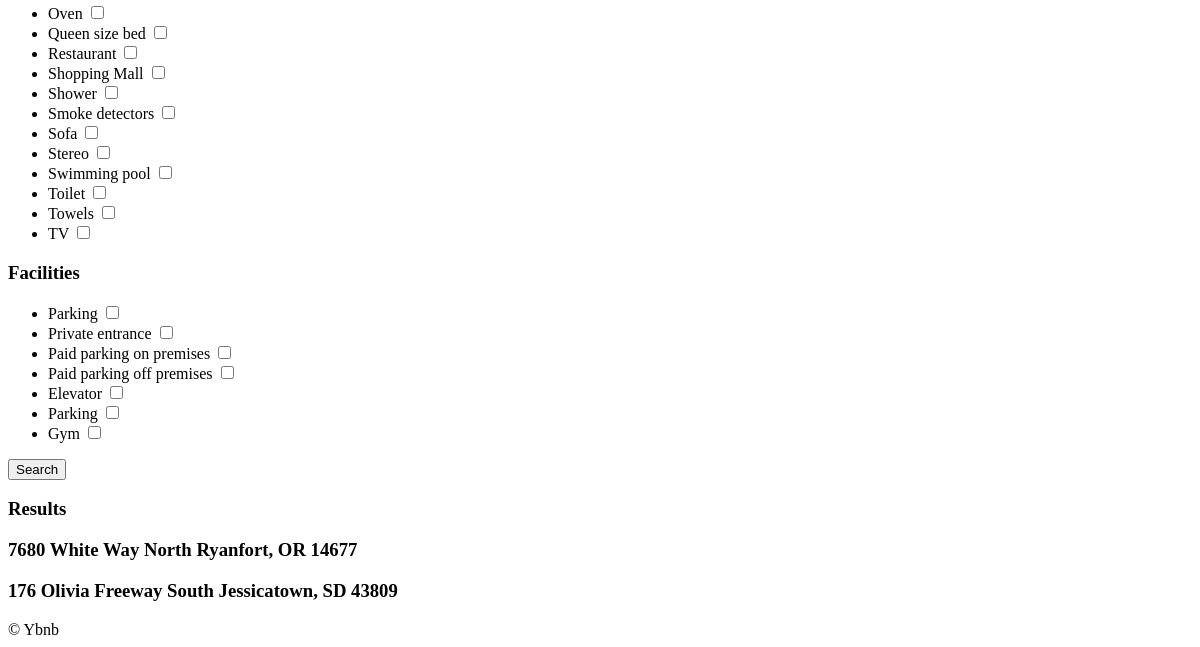
/rooms/search/ (lower part), run on an earlier commit of the app's database.
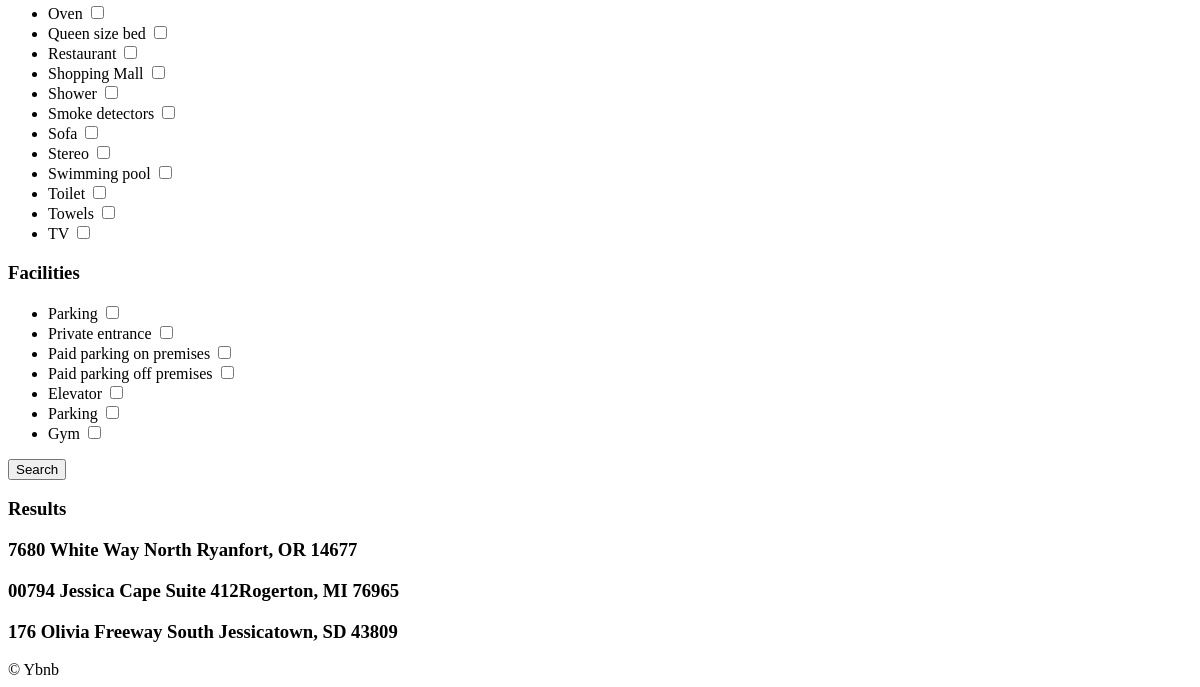
And on a later commit of the database.
### rooms/models.py (models this page shows, shortened)
class AbstractItem(core_models.TimeStampedModel):
    name = models.CharField(max_length=80)
    class Meta:
        abstract = True

class Amenity(AbstractItem):
    class Meta:
        verbose_name_plural = "Amenities"

class Facility(AbstractItem):
    class Meta:
        verbose_name_plural = "Facilities"

class Room(core_models.TimeStampedModel):
    name = models.CharField(max_length=140)
    description = models.TextField()
    country = CountryField()
    city = models.CharField(max_length=80)
    price = models.IntegerField()
    address = models.CharField(max_length=140)
    guests = models.IntegerField()
    beds = models.IntegerField()
    bedrooms = models.IntegerField()
    baths = models.IntegerField()
    check_in = models.TimeField()
    check_out = models.TimeField()
    instant_book = models.BooleanField(default=False)
    host = models.ForeignKey(
        "users.User", related_name="rooms", on_delete=models.CASCADE
    )
    room_type = models.ForeignKey(
        "RoomType", related_name="rooms", on_delete=models.SET_NULL, null=True
    )
    amenities = models.ManyToManyField("Amenity", related_name="rooms", blank=True)
    facilities = models.ManyToManyField("Facility", related_name="rooms", blank=True)
    house_rules = models.ManyToManyField("HouseRule", related_name="rooms", blank=True)

### rooms/views.py (the view)
# urls.py: path("search/", views.search, name="search"),
def search(request):
    city = request.GET.get("city", "Anywhere")
    city = str.capitalize(city)
    country = request.GET.get("country", "KR")
    room_type = int(request.GET.get("room_type", 0))
    price = int(request.GET.get("price", 0))
    guests = int(request.GET.get("guests", 0))
    bedrooms = int(request.GET.get("bedrooms", 0))
    beds = int(request.GET.get("beds", 0))
    baths = int(request.GET.get("baths", 0))
    instant = request.GET.get("instant", False)
    super_host = request.GET.get("super_host", False)
    s_amenities = request.GET.getlist("amenities")
    s_facilities = request.GET.getlist("facilities")
    form = {
        "city": city,
        "s_room_type": room_type,
        "s_country": country,
        "price": price,
        "guests": guests,
        "bedrooms": bedrooms,
        "beds": beds,
        "baths": baths,
        "s_amenities": s_amenities,
        "s_facilities": s_facilities,
        "instant": instant,
        "super_host": super_host,
    }
    room_types = models.RoomType.objects.all()
    amenities = models.Amenity.objects.all()
    facilities = models.Facility.objects.all()
    choices = {
        "countries": countries,
        "room_types": room_types,
        "amenities": amenities,
        "facilities": facilities,
    }
    filter_args = {}
    if city != "Anywhere":
        filter_args["city__startswith"] = city
    filter_args["country"] = country
    if room_type != 0:
        filter_args["room_type__pk"] = room_type
    rooms = models.Room.objects.filter(**filter_args)
    return render(request, "rooms/search.html", {**form, **choices, "rooms": rooms})

### templates/rooms/search.html (shortened to what this page needs)
{% extends "base.html" %}
{% block content %}
    <form method="get" action="{% url 'rooms:search' %}">
        <div>
            <ul>
                {% for amenity in amenities %}
                    <li>
                        <label for="a_{{amenity.pk}}">{{amenity.name}}</label>
                        <input
                        id="a_{{amenity.pk}}"
                        name="amenities"
                        type="checkbox"
                        value={{amenity.pk}}
                        />
                    </li>
                {% endfor %}
            </ul>
        </div>
        <div>
            <h3>Facilities</h3>
            <ul>
                {% for facility in facilities %}
                    <li>
                        <label for="f_{{facility.pk}}">{{facility.name}}</label>
                        <input
                        id="f_{{facility.pk}}"
                        name="facilities"
                        type="checkbox"
                        value={{facility.pk}}
                        />
                    </li>
                {% endfor %}
            </ul>
        </div>
        <button>Search</button>
    </form>
    <h3>Results</h3>
    {% for room in rooms  %}
        <h3>{{room.name}}</h3>
    {% endfor %}
{% endblock content %}

What changed in the data, as far as the page shows it:
now on this page (row edited): Room: name "00794 Jessica Cape Suite 412Rogerton, MI 76965"
